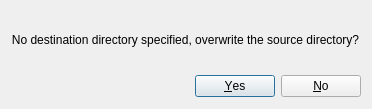
<?xml version="1.0" encoding="UTF-8"?>
<ui version="4.0">
 <class>Confirm</class>
 <widget class="QDialog" name="Confirm">
  <property name="enabled">
   <bool>true</bool>
  </property>
  <property name="geometry">
   <rect>
    <x>0</x>
    <y>0</y>
    <width>372</width>
    <height>109</height>
   </rect>
  </property>
  <property name="sizePolicy">
   <sizepolicy hsizetype="Maximum" vsizetype="Maximum">
    <horstretch>0</horstretch>
    <verstretch>0</verstretch>
   </sizepolicy>
  </property>
  <property name="acceptDrops">
   <bool>false</bool>
  </property>
  <property name="windowTitle">
   <string>Dialog</string>
  </property>
  <widget class="QDialogButtonBox" name="buttonConfirm">
   <property name="geometry">
    <rect>
     <x>10</x>
     <y>70</y>
     <width>351</width>
     <height>32</height>
    </rect>
   </property>
   <property name="sizePolicy">
    <sizepolicy hsizetype="Fixed" vsizetype="Fixed">
     <horstretch>0</horstretch>
     <verstretch>0</verstretch>
    </sizepolicy>
   </property>
   <property name="orientation">
    <enum>Qt::Horizontal</enum>
   </property>
   <property name="standardButtons">
    <set>QDialogButtonBox::No|QDialogButtonBox::Yes</set>
   </property>
  </widget>
  <widget class="QLabel" name="label">
   <property name="geometry">
    <rect>
     <x>10</x>
     <y>10</y>
     <width>351</width>
     <height>61</height>
    </rect>
   </property>
   <property name="text">
    <string>&lt;html&gt;&lt;head/&gt;&lt;body&gt;&lt;p align=&quot;center&quot;&gt;&lt;span style=&quot; color:#000000;&quot;&gt;No destination directory specified, overwrite the source directory?&lt;/span&gt;&lt;/p&gt;&lt;/body&gt;&lt;/html&gt;</string>
   </property>
  </widget>
 </widget>
 <resources/>
 <connections>
  <connection>
   <sender>buttonConfirm</sender>
   <signal>accepted()</signal>
   <receiver>Confirm</receiver>
   <slot>accept()</slot>
   <hints>
    <hint type="sourcelabel">
     <x>248</x>
     <y>254</y>
    </hint>
    <hint type="destinationlabel">
     <x>157</x>
     <y>274</y>
    </hint>
   </hints>
  </connection>
  <connection>
   <sender>buttonConfirm</sender>
   <signal>rejected()</signal>
   <receiver>Confirm</receiver>
   <slot>reject()</slot>
   <hints>
    <hint type="sourcelabel">
     <x>316</x>
     <y>260</y>
    </hint>
    <hint type="destinationlabel">
     <x>286</x>
     <y>274</y>
    </hint>
   </hints>
  </connection>
 </connections>
</ui>
